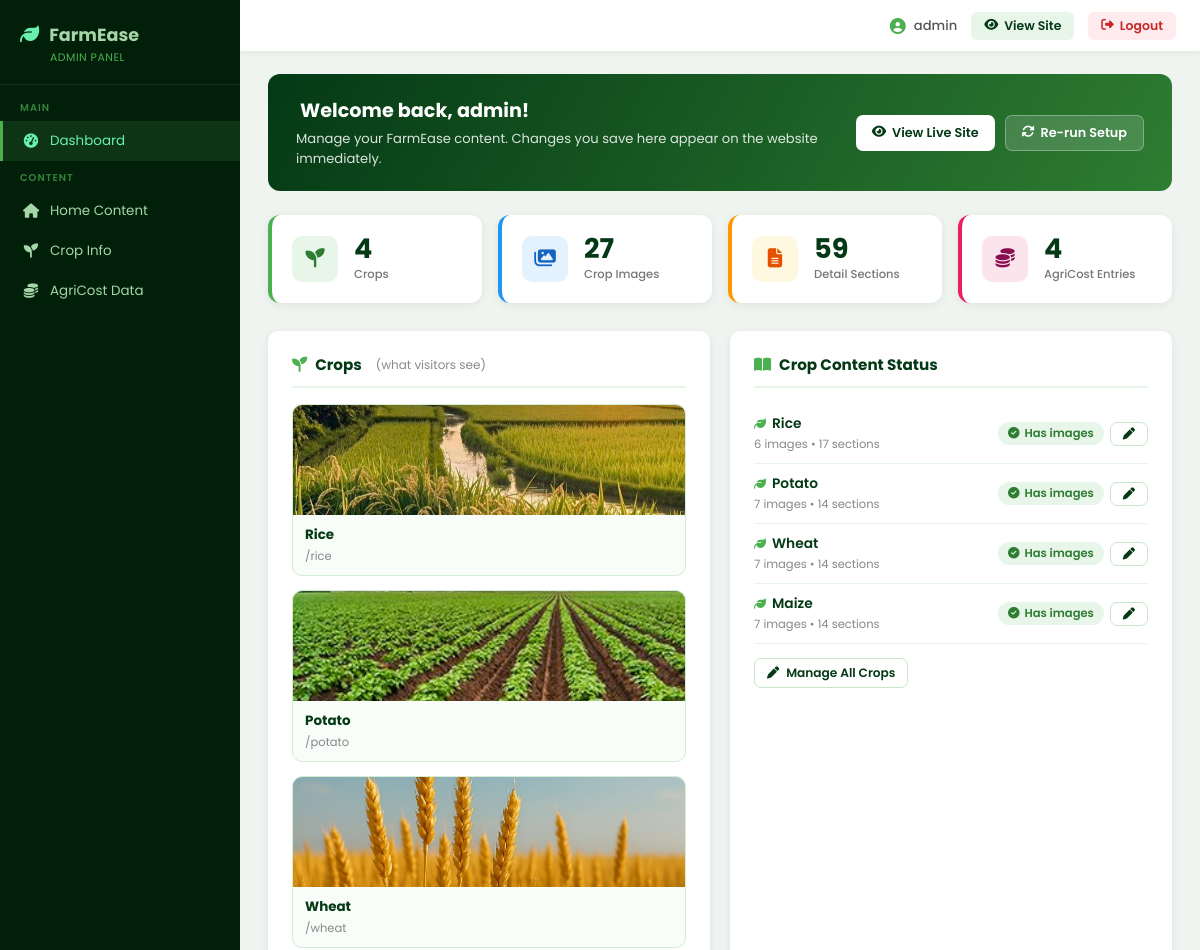
Page /backend/admin/index.php (signed in, upper part) on the earlier database version.
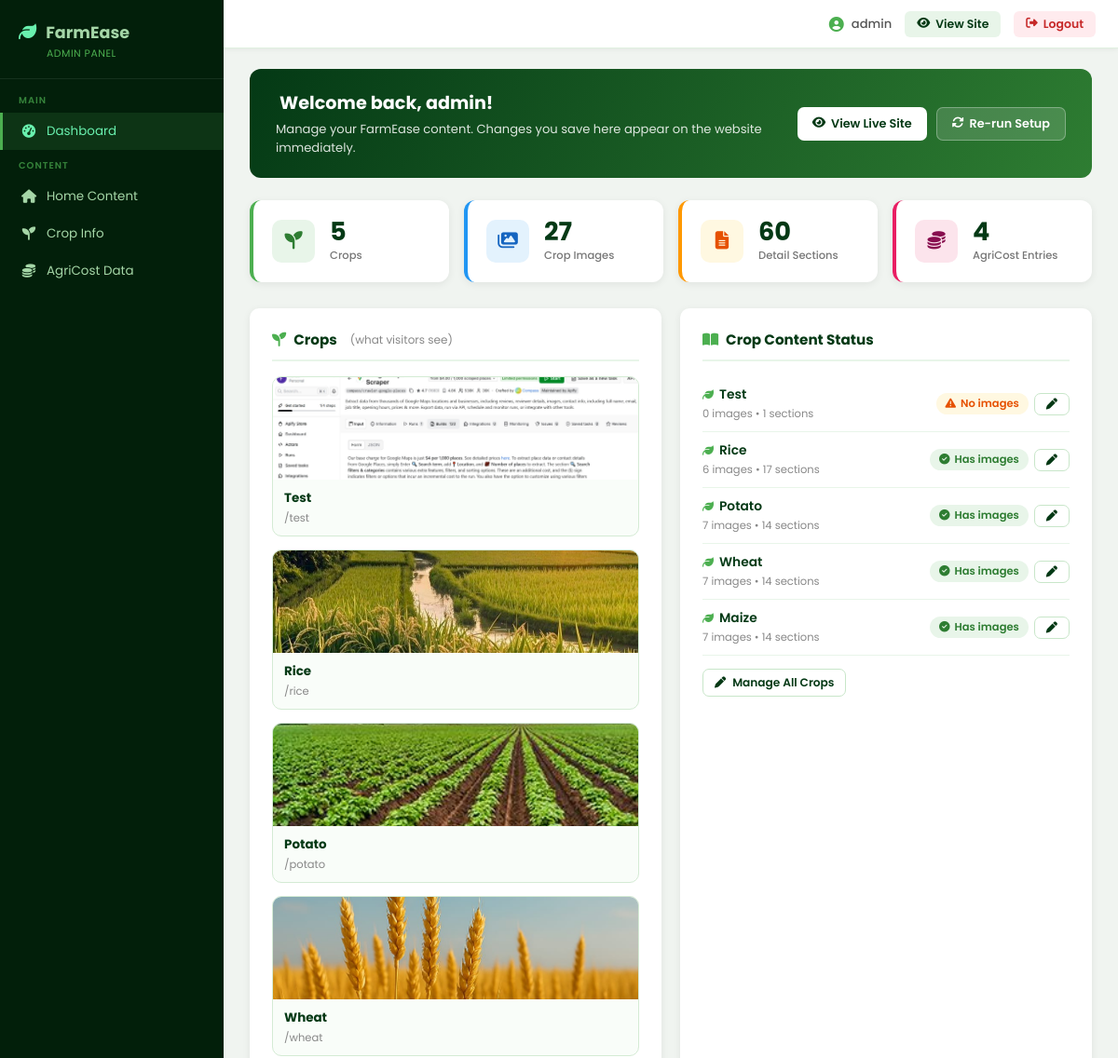
Same page on the later database version.
### tables this page shows
CREATE TABLE `crops` (
  `id` int(11) NOT NULL,
  `slug` varchar(50) NOT NULL,
  `name_en` varchar(100) DEFAULT '',
  `name_ur` varchar(100) DEFAULT '',
  `desc_en` text DEFAULT NULL,
  `desc_ur` text DEFAULT NULL,
  `thumbnail` varchar(255) DEFAULT '',
  `video_1` varchar(100) DEFAULT '',
  `video_2` varchar(100) DEFAULT '',
  `video_3` varchar(100) DEFAULT '',
  `video_4` varchar(100) DEFAULT '',
  `sort_order` int(11) DEFAULT 0,
  `images` longtext DEFAULT NULL,
  `sections_en` longtext DEFAULT NULL,
  `sections_ur` longtext DEFAULT NULL
);

### backend/admin/index.php (the view, shortened to what the changed rows need)
<?php
require_once __DIR__ . '/../config.php';
function jsonCount($raw) {
    $arr = json_decode($raw ?? '[]', true);
    return is_array($arr) ? count($arr) : 0;
}
$counts = [];
foreach (['crops', 'agri_cost'] as $t) {
    $r = $conn->query("SELECT COUNT(*) FROM `$t`");
    $counts[$t] = $r ? (int)$r->fetch_row()[0] : 0;
}
$allCropRows = $conn->query("SELECT id, slug, name_en, thumbnail, images, sections_en, sections_ur FROM crops ORDER BY sort_order, name_en")->fetch_all(MYSQLI_ASSOC);
$totalImages = 0;
$totalSections = 0;
$imgCounts = [];
$secCounts = [];
foreach ($allCropRows as $c) {
    $ic = jsonCount($c['images'] ?? '[]');
    $sc = jsonCount($c['sections_en'] ?? '[]') + jsonCount($c['sections_ur'] ?? '[]');
    $imgCounts[$c['id']] = $ic;
    $secCounts[$c['id']] = $sc;
    $totalImages += $ic;
    $totalSections += $sc;
}
$counts['crop_images'] = $totalImages;
$counts['crop_sections'] = $totalSections;
$liveCards = array_map(function ($c) {
    return [
        'id' => $c['id'],
        'slug' => $c['slug'],
        'name' => $c['name_en'],
        'image_url' => $c['thumbnail'],
    ];
}, $allCropRows);
$dynCrops = $allCropRows;
$admin = $_SESSION['admin_user'] ?? 'Admin';
?>
<!DOCTYPE html>
<html lang="en">
<head>
<?php include __DIR__ . '/partials/head-styles.php'; ?>
</head>
<body>
<div class="layout">
<main class="content">
  <div class="welcome-bar">
    <div>
      <h2><i class="fa-solid fa-hand-wave"></i> Welcome back, <?= htmlspecialchars($admin) ?>!</h2>
    </div>
  </div>
  <div class="stats-grid">
    <a href="crop-info.php" class="stat-card">
      <div class="stat-info">
        <div class="stat-num"><?= $counts['crops'] ?></div>
        <div class="stat-label">Crops</div>
      </div>
    </a>
    <a href="crop-info.php" class="stat-card">
      <div class="stat-info">
        <div class="stat-num"><?= $counts['crop_sections'] ?></div>
        <div class="stat-label">Detail Sections</div>
      </div>
    </a>
  </div>
  <div style="display:grid;grid-template-columns:1fr 1fr;gap:20px;margin-bottom:20px">
    <div class="card">
      <h2><i class="fa-solid fa-seedling"></i> Crops <small style="font-weight:400;color:#888;font-size:.75rem;margin-left:6px">(what visitors see)</small></h2>
      <?php if (empty($liveCards)): ?>
        <p style="color:#999;font-size:.84rem">No crops yet. <a href="crop-info.php?view=new" style="color:#043915">Add the first one →</a></p>
      <?php else: ?>
      <div class="live-grid">
        <?php foreach ($liveCards as $card): ?>
        <div class="live-card">
          <?php if ($card['image_url']): ?>
            <img src="../../frontend/<?= htmlspecialchars($card['image_url']) ?>" alt="">
          <?php else: ?>
            <div style="height:110px;background:#e8f5e9;display:flex;align-items:center;justify-content:center;color:#aaa;font-size:1.5rem"><i class="fa-solid fa-leaf"></i></div>
          <?php endif; ?>
          <div class="live-card-body">
            <h4><?= htmlspecialchars($card['name']) ?></h4>
            <div style="font-size:.72rem;color:#888">/<?= htmlspecialchars($card['slug']) ?></div>
          </div>
        </div>
        <?php endforeach; ?>
      </div>
      <?php endif; ?>
    </div>
    <div class="card">
      <h2><i class="fa-solid fa-book-open"></i> Crop Content Status</h2>
      <?php if (empty($dynCrops)): ?>
        <p style="color:#999;font-size:.84rem">No crops yet. <a href="crop-info.php?view=new" style="color:#043915">Add crops →</a></p>
      <?php else: ?>
      <?php foreach ($dynCrops as $c): ?>
      <div class="guide-row">
        <div>
          <div class="guide-name"><i class="fa-solid fa-leaf" style="color:#4caf50;margin-right:6px;font-size:.75rem"></i><?= htmlspecialchars($c['name_en']) ?></div>
          <div style="font-size:.72rem;color:#888;margin-top:2px">
            <?= $imgCounts[$c['id']] ?? 0 ?> images &bull; <?= $secCounts[$c['id']] ?? 0 ?> sections
          </div>
        </div>
        <div style="display:flex;gap:6px;align-items:center">
          <?php if (($imgCounts[$c['id']] ?? 0) > 0): ?>
            <span class="badge badge-ok"><i class="fa-solid fa-circle-check"></i> Has images</span>
          <?php else: ?>
            <span class="badge badge-warn"><i class="fa-solid fa-triangle-exclamation"></i> No images</span>
          <?php endif; ?>
          <a href="crop-info.php?view=edit&id=<?= $c['id'] ?>" class="btn btn-outline btn-sm"><i class="fa-solid fa-pen"></i></a>
        </div>
      </div>
      <?php endforeach; ?>
      <?php endif; ?>
    </div>
  </div>
</main>
</div>
</body>
</html>

Differences in the rows shown:
added crops: thumbnail (picture), name_en "Test", slug "test", id "0", id "1", shows "No images"
Other differences:
$counts['crops']: "4" → "5"
$counts['crop_sections']: "59" → "60"
